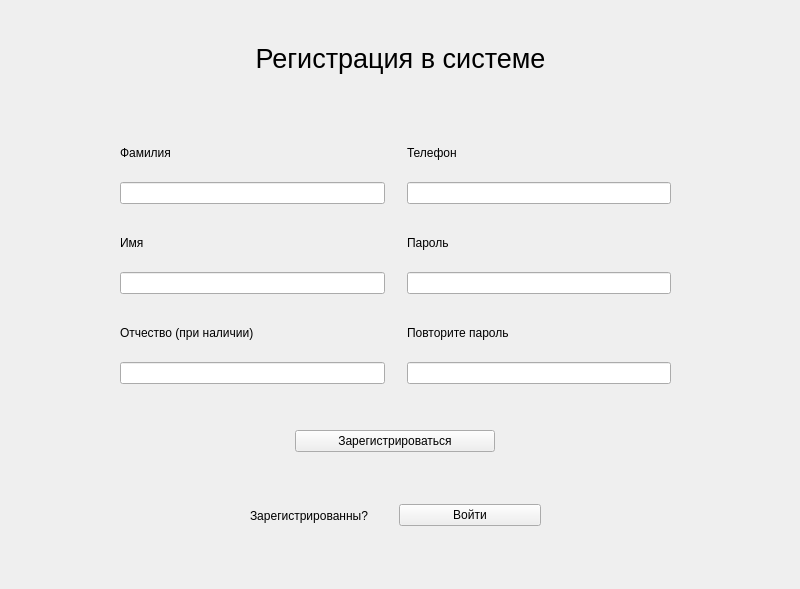
<?xml version="1.0" encoding="UTF-8"?>
<ui version="4.0">
 <class>RegistrationWindow</class>
 <widget class="QMainWindow" name="RegistrationWindow">
  <property name="geometry">
   <rect>
    <x>0</x>
    <y>0</y>
    <width>800</width>
    <height>589</height>
   </rect>
  </property>
  <property name="minimumSize">
   <size>
    <width>800</width>
    <height>589</height>
   </size>
  </property>
  <property name="maximumSize">
   <size>
    <width>800</width>
    <height>589</height>
   </size>
  </property>
  <property name="windowTitle">
   <string>MainWindow</string>
  </property>
  <widget class="QWidget" name="centralwidget">
   <widget class="QWidget" name="layoutWidget">
    <property name="geometry">
     <rect>
      <x>250</x>
      <y>500</y>
      <width>291</width>
      <height>31</height>
     </rect>
    </property>
    <layout class="QHBoxLayout" name="horizontalLayout_2">
     <item>
      <widget class="QLabel" name="label_4">
       <property name="text">
        <string>Зарегистрированны?</string>
       </property>
      </widget>
     </item>
     <item>
      <widget class="QPushButton" name="sign_in_button">
       <property name="text">
        <string>Войти</string>
       </property>
      </widget>
     </item>
    </layout>
   </widget>
   <widget class="QLabel" name="label">
    <property name="geometry">
     <rect>
      <x>10</x>
      <y>13</y>
      <width>781</width>
      <height>91</height>
     </rect>
    </property>
    <property name="font">
     <font>
      <pointsize>20</pointsize>
     </font>
    </property>
    <property name="text">
     <string>Регистрация в системе</string>
    </property>
    <property name="alignment">
     <set>Qt::AlignCenter</set>
    </property>
   </widget>
   <widget class="QWidget" name="layoutWidget_2">
    <property name="geometry">
     <rect>
      <x>120</x>
      <y>130</y>
      <width>551</width>
      <height>322</height>
     </rect>
    </property>
    <layout class="QGridLayout" name="gridLayout">
     <item row="0" column="2">
      <layout class="QVBoxLayout" name="verticalLayout_2">
       <item>
        <widget class="QLabel" name="label_2">
         <property name="text">
          <string>Телефон</string>
         </property>
        </widget>
       </item>
       <item>
        <widget class="QLineEdit" name="phoneEdit"/>
       </item>
      </layout>
     </item>
     <item row="2" column="2">
      <layout class="QVBoxLayout" name="verticalLayout_5">
       <item>
        <widget class="QLabel" name="label_3">
         <property name="text">
          <string>Пароль</string>
         </property>
        </widget>
       </item>
       <item>
        <widget class="QLineEdit" name="passwordEdit">
         <property name="echoMode">
          <enum>QLineEdit::Password</enum>
         </property>
        </widget>
       </item>
      </layout>
     </item>
     <item row="4" column="2">
      <layout class="QVBoxLayout" name="verticalLayout_6">
       <item>
        <widget class="QLabel" name="label_5">
         <property name="text">
          <string>Повторите пароль</string>
         </property>
        </widget>
       </item>
       <item>
        <widget class="QLineEdit" name="passwordRepeatEdit">
         <property name="echoMode">
          <enum>QLineEdit::Password</enum>
         </property>
        </widget>
       </item>
      </layout>
     </item>
     <item row="5" column="0">
      <spacer name="verticalSpacer_2">
       <property name="orientation">
        <enum>Qt::Vertical</enum>
       </property>
       <property name="sizeType">
        <enum>QSizePolicy::Fixed</enum>
       </property>
       <property name="sizeHint" stdset="0">
        <size>
         <width>20</width>
         <height>40</height>
        </size>
       </property>
      </spacer>
     </item>
     <item row="3" column="0">
      <spacer name="verticalSpacer_3">
       <property name="orientation">
        <enum>Qt::Vertical</enum>
       </property>
       <property name="sizeType">
        <enum>QSizePolicy::Fixed</enum>
       </property>
       <property name="sizeHint" stdset="0">
        <size>
         <width>20</width>
         <height>10</height>
        </size>
       </property>
      </spacer>
     </item>
     <item row="4" column="0">
      <layout class="QVBoxLayout" name="verticalLayout_4">
       <item>
        <widget class="QLabel" name="label_8">
         <property name="text">
          <string>Отчество (при наличии)</string>
         </property>
        </widget>
       </item>
       <item>
        <widget class="QLineEdit" name="patronymicEdit">
         <property name="text">
          <string/>
         </property>
        </widget>
       </item>
      </layout>
     </item>
     <item row="1" column="0">
      <spacer name="verticalSpacer">
       <property name="orientation">
        <enum>Qt::Vertical</enum>
       </property>
       <property name="sizeType">
        <enum>QSizePolicy::Fixed</enum>
       </property>
       <property name="sizeHint" stdset="0">
        <size>
         <width>20</width>
         <height>10</height>
        </size>
       </property>
      </spacer>
     </item>
     <item row="6" column="0" colspan="3">
      <layout class="QHBoxLayout" name="horizontalLayout">
       <item>
        <widget class="QPushButton" name="reg_button">
         <property name="maximumSize">
          <size>
           <width>200</width>
           <height>16777215</height>
          </size>
         </property>
         <property name="text">
          <string>Зарегистрироваться</string>
         </property>
        </widget>
       </item>
      </layout>
     </item>
     <item row="2" column="1">
      <spacer name="horizontalSpacer_2">
       <property name="orientation">
        <enum>Qt::Horizontal</enum>
       </property>
       <property name="sizeType">
        <enum>QSizePolicy::Fixed</enum>
       </property>
       <property name="sizeHint" stdset="0">
        <size>
         <width>10</width>
         <height>10</height>
        </size>
       </property>
      </spacer>
     </item>
     <item row="0" column="0">
      <layout class="QVBoxLayout" name="verticalLayout_3">
       <item>
        <widget class="QLabel" name="label_7">
         <property name="text">
          <string>Фамилия</string>
         </property>
        </widget>
       </item>
       <item>
        <widget class="QLineEdit" name="surnameEdit">
         <property name="text">
          <string/>
         </property>
        </widget>
       </item>
      </layout>
     </item>
     <item row="2" column="0">
      <layout class="QVBoxLayout" name="verticalLayout">
       <item>
        <widget class="QLabel" name="label_6">
         <property name="text">
          <string>Имя</string>
         </property>
        </widget>
       </item>
       <item>
        <widget class="QLineEdit" name="nameEdit"/>
       </item>
      </layout>
     </item>
    </layout>
   </widget>
  </widget>
 </widget>
 <resources/>
 <connections/>
</ui>
